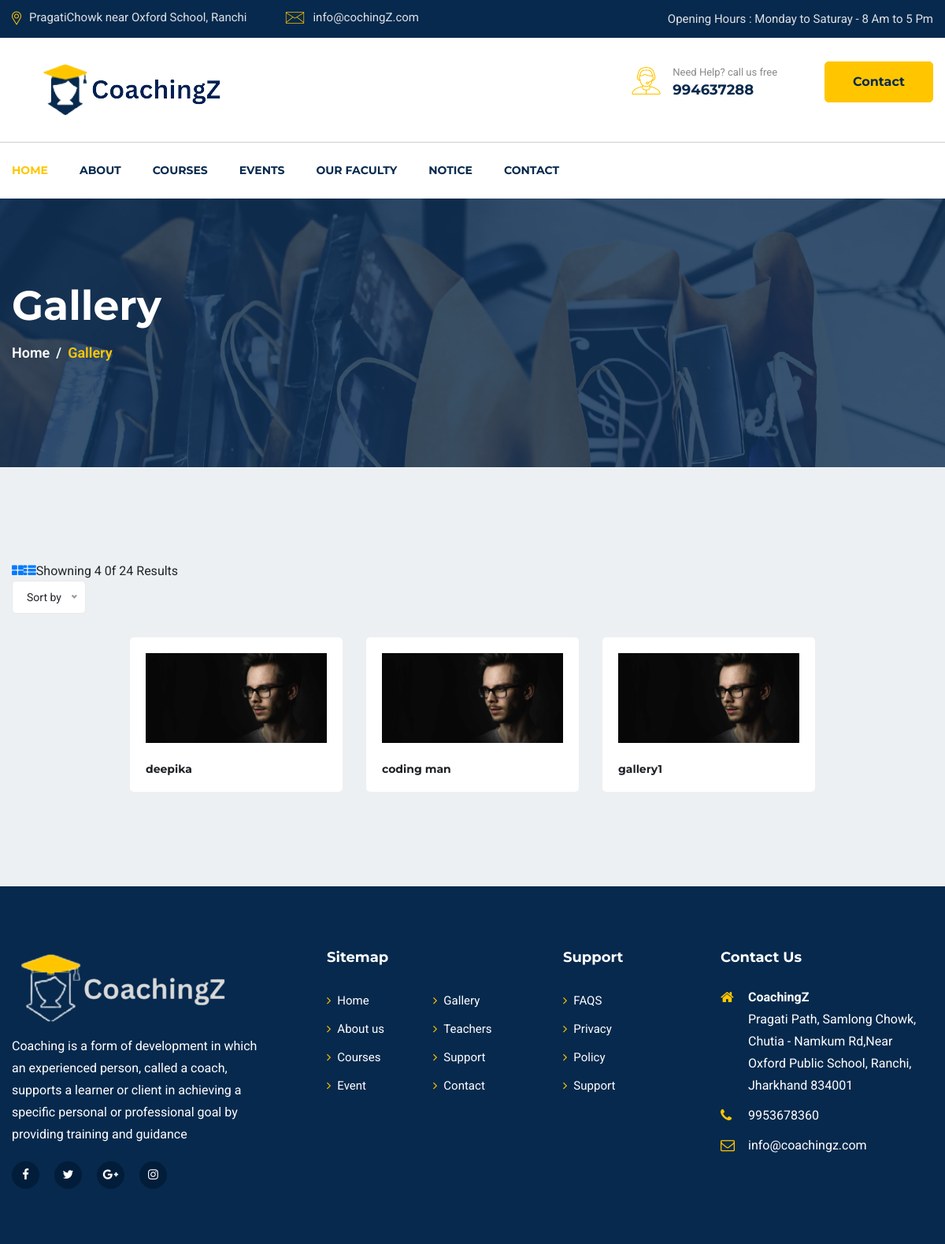
/gallery.php, run on the app's committed database.
### tables this page shows
CREATE TABLE `tbl_gallery` (
  `id` int(11) NOT NULL,
  `type` varchar(30) NOT NULL,
  `name` varchar(30) NOT NULL,
  `thumbnail` text NOT NULL,
  `created_at` timestamp NOT NULL DEFAULT current_timestamp() ON UPDATE current_timestamp(),
  `updated_at` varchar(30) DEFAULT NULL,
  `deleted_at` varchar(30) DEFAULT NULL,
  `status` varchar(15) NOT NULL DEFAULT 'Active'
);

### gallery.php (the view, shortened to what this page needs)
<!doctype html>
<html lang="en">
<head>
    <?php include "./templates/inc.php" ?>
</head>
<body>
    <?php include "./templates/header.php" ?>
    <section id="page-banner" class="pt-105 pb-130 bg_cover" data-overlay="8" style="background-image: url(images/page-banner-5.jpg)">
        <div class="container">
            <div class="row">
                <div class="col-lg-12">
                    <div class="page-banner-cont">
                        <h2>Gallery</h2>
                        <nav aria-label="breadcrumb">
                            <ol class="breadcrumb">
                                <li class="breadcrumb-item"><a href="#">Home</a></li>
                                <li class="breadcrumb-item active" aria-current="page">Gallery</li>
                            </ol>
                        </nav>
                    </div>
                </div>
            </div>
        </div>
    </section>
    <section id="Gallery-page" class="pt-120 pb-120 gray-bg">
        <div class="container">
            <div class="row">
                <div class="col-lg-12">
                    <div class="Gallery-top-search">
                        <div class="Gallery-bar">
                            <ul class="nav" id="myTab" role="tablist">
                                <li class="nav-item">
                                    <a class="active" id="Gallery-grid-tab" data-toggle="tab" href="#Gallery-grid" role="tab" aria-controls="Gallery-grid" aria-selected="true"><i class="fa fa-th-large"></i></a>
                                </li>
                                <li class="nav-item">
                                    <a id="Gallery-list-tab" data-toggle="tab" href="#Gallery-list" role="tab" aria-controls="Gallery-list" aria-selected="false"><i class="fa fa-th-list"></i></a>
                                </li>
                                <li class="nav-item">Showning 4 0f 24 Results</li>
                            </ul>
                        </div>
                    </div>
                </div>
            </div>
            <div class="tab-content" id="myTabContent">
                <div class="tab-pane fade show active" id="Gallery-grid" role="tabpanel" aria-labelledby="Gallery-grid-tab">
                    <div class="row justify-content-center">
                        <?php
                        include("./conn.php");
                        $sql = "select * from tbl_gallery where deleted_at is NULL order by id desc";
                        $smt = mysqli_query($conn, $sql);
                        while ($rs = mysqli_fetch_assoc($smt)) {
                        ?>
                            <div class="col-lg-3 col-md-6 col-sm-12">
                                <div class="singel-publication mt-30">
                                    <div class="image">
                                        <img src="<?php echo 'admin' . substr($rs['thumbnail'], 1) ?>" alt="Publication">
                                    </div>
                                    <div class="cont">
                                        <div class="name">
                                            <a href="#">
                                                <h6><?php echo ($rs['name']) ?></h6>
                                            </a>
                                        </div>
                                    </div>
                                </div>
                            </div>
                        <?php
                        }
                        ?>
                    </div>
                </div>
    </section>
    <?php include "./templates/footer.php" ?>
</body>
</html>

### templates/inc.php (shortened to what this page needs)
<link rel="stylesheet" href="css/slick.css">
<link rel="stylesheet" href="css/animate.css">
<link rel="stylesheet" href="css/nice-select.css">
<link rel="stylesheet" href="css/jquery.nice-number.min.css">
<link rel="stylesheet" href="css/magnific-popup.css">
<link rel="stylesheet" href="css/bootstrap.min.css">
<link rel="stylesheet" href="css/font-awesome.min.css">
<link rel="stylesheet" href="css/default.css">
<link rel="stylesheet" href="css/style.css">
<link rel="stylesheet" href="css/responsive.css">

### templates/header.php (shortened to what this page needs)
<header id="header-part">
    <div class="header-top d-none d-lg-block">
        <div class="container">
            <div class="row">
                <div class="col-lg-6">
                    <div class="header-contact text-lg-left text-center">
                        <ul>
                            <li><img src="images/all-icon/map.png" alt="icon"><span>PragatiChowk near Oxford School, Ranchi</span></li>
                            <li><img src="images/all-icon/email.png" alt="icon"><span>info@cochingZ.com</span></li>
                        </ul>
                    </div>
                </div>
                <div class="col-lg-6">
                    <div class="header-opening-time text-lg-right text-center">
                        <p>Opening Hours : Monday to Saturay - 8 Am to 5 Pm</p>
                    </div>
                </div>
            </div>
        </div>
    </div>
    <div class="header-logo-support pt-30 pb-30">
        <div class="container">
            <div class="row">
                <div class="col-lg-4 col-md-4">
                    <div class="logo">
                        <a href="index-2.php">
                            <img src="images/CoachingZ-logo.png" alt="Logo">
                        </a>
                    </div>
                </div>
                <div class="col-lg-8 col-md-8">
                    <div class="support-button float-right d-none d-md-block">
                        <div class="support float-left">
                            <div class="icon">
                                <img src="images/all-icon/support.png" alt="icon">
                            </div>
                            <div class="cont">
                                <p>Need Help? call us free</p>
                                <span>994637288</span>
                            </div>
                        </div>
                        <div class="button float-left">
                            <a href="contact.php" class="main-btn">Contact</a>
                        </div>
                    </div>
                </div>
            </div>
        </div>
    </div>
    <div class="navigation">
        <div class="container">
            <div class="row">
                <div class="col-lg-10 col-md-10 col-sm-9 col-8">
                    <nav class="navbar navbar-expand-lg">
                        <div class="collapse navbar-collapse sub-menu-bar" id="navbarSupportedContent">
                            <ul class="navbar-nav mr-auto">
                                <li class="nav-item">
                                    <a class="active" href="index.php">Home</a>
                                </li>
                                <li class="nav-item">
                                    <a href="about.php">About</a>
                                </li>
                                <li class="nav-item">
                                    <a href="courses.php">Courses</a>
                                </li>
                                <li class="nav-item">
                                    <a href="#">Events</a>
                                </li>
                                <li class="nav-item">
                                    <a href="teachers.php">Our Faculty</a>
                                </li>
                                <li class="nav-item">
                                    <a href="notice.php">Notice</a>
                                </li>
                                <li class="nav-item">
                                    <a href="contact.php">Contact</a>
                                </li>
                            </ul>
                        </div>
                    </nav>
                </div>
            </div>
        </div>
    </div>
</header>

### templates/footer.php
<footer id="footer-part">
    <div class="footer-top pt-40 pb-70">
        <div class="container">
            <div class="row">
                <div class="col-lg-4 col-md-6">
                    <div class="footer-about mt-40">
                        <div class="logo">
                            <a href="#"><img src="images/logo2.png" alt="Logo"></a>
                        </div>
                        <p>Coaching is a form of development in which an experienced person, called a coach, supports a learner or client in achieving a specific personal or professional goal by providing training and guidance</p>
                        <ul class="mt-20">
                            <li><a href="#"><i class="fa fa-facebook-f"></i></a></li>
                            <li><a href="#"><i class="fa fa-twitter"></i></a></li>
                            <li><a href="#"><i class="fa fa-google-plus"></i></a></li>
                            <li><a href="#"><i class="fa fa-instagram"></i></a></li>
                        </ul>
                    </div>
                </div>
                <div class="col-lg-3 col-md-6 col-sm-6">
                    <div class="footer-link mt-40">
                        <div class="footer-title pb-25">
                            <h6>Sitemap</h6>
                        </div>
                        <ul>
                            <li><a href="index.php"><i class="fa fa-angle-right"></i>Home</a></li>
                            <li><a href="about.php"><i class="fa fa-angle-right"></i>About us</a></li>
                            <li><a href="courses.php"><i class="fa fa-angle-right"></i>Courses</a></li>
                            <li><a href="events.php"><i class="fa fa-angle-right"></i>Event</a></li>
                        </ul>
                        <ul>
                            <li><a href="gallery.php"><i class="fa fa-angle-right"></i>Gallery</a></li>
                            <li><a href="teachers.php"><i class="fa fa-angle-right"></i>Teachers</a></li>
                            <li><a href="support.php"><i class="fa fa-angle-right"></i>Support</a></li>
                            <li><a href="contact.php"><i class="fa fa-angle-right"></i>Contact</a></li>
                        </ul>
                    </div>
                </div>
                <div class="col-lg-2 col-md-6 col-sm-6">
                    <div class="footer-link support mt-40">
                        <div class="footer-title pb-25">
                            <h6>Support</h6>
                        </div>
                        <ul>
                            <li><a href="faq.php"><i class="fa fa-angle-right"></i>FAQS</a></li>
                            <li><a href="privacy.php"><i class="fa fa-angle-right"></i>Privacy</a></li>
                            <li><a href="policy.php"><i class="fa fa-angle-right"></i>Policy</a></li>
                            <li><a href="support.php"><i class="fa fa-angle-right"></i>Support</a></li>
                        </ul>
                    </div>
                </div>
                <div class="col-lg-3 col-md-6">
                    <div class="footer-address mt-40">
                        <div class="footer-title pb-25">
                            <h6>Contact Us</h6>
                        </div>
                        <ul>
                            <li>
                                <div class="icon">
                                    <i class="fa fa-home"></i>
                                </div>
                                <div class="cont">
                                    <p> <b>CoachingZ</b> <br>Pragati Path, Samlong Chowk, Chutia - Namkum Rd,Near Oxford Public School, Ranchi, Jharkhand 834001</p>
                                </div>
                            </li>
                            <li>
                                <div class="icon">
                                    <i class="fa fa-phone"></i>
                                </div>
                                <div class="cont">
                                    <p>9953678360</p>
                                </div>
                            </li>
                            <li>
                                <div class="icon">
                                    <i class="fa fa-envelope-o"></i>
                                </div>
                                <div class="cont">
                                    <p>info@coachingz.com</p>
                                </div>
                            </li>
                        </ul>
                    </div>
                </div>
            </div>
        </div>
    </div>
</footer>

### css/default.css (style rules this page uses)
.mt-20 { margin-top: 20px; }
.mt-30 { margin-top: 30px; }
.mt-40 { margin-top: 40px; }
.pt-30 { padding-top: 30px; }
.pt-40 { padding-top: 40px; }
.pt-105 { padding-top: 105px; }
.pt-120 { padding-top: 120px; }
.pb-25 { padding-bottom: 25px; }
.pb-30 { padding-bottom: 30px; }
.pb-70 { padding-bottom: 70px; }
.pb-120 { padding-bottom: 120px; }
.pb-130 { padding-bottom: 130px; }
.gray-bg { background: #edf0f2; }
[data-overlay] { position: relative; }
[data-overlay]::before { background: #07294d none repeat scroll 0 0; content: ""; height: 100%; left: 0; position: absolute; top: 0; width: 100%; z-index: 1; }
[data-overlay="8"]::before { opacity: 0.8; }

### data on the page
tbl_gallery: thumbnail (picture), name "deepika"
tbl_gallery: thumbnail (picture), name "coding man"
tbl_gallery: thumbnail (picture), name "gallery1"
